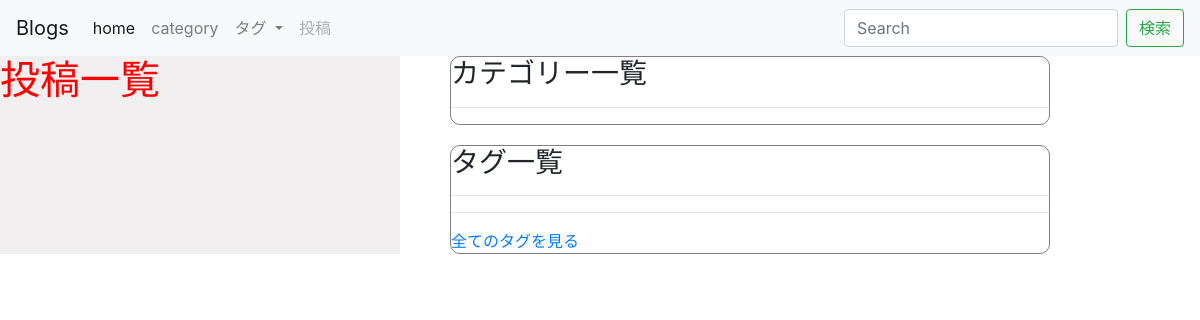
Before: / with the older database file.
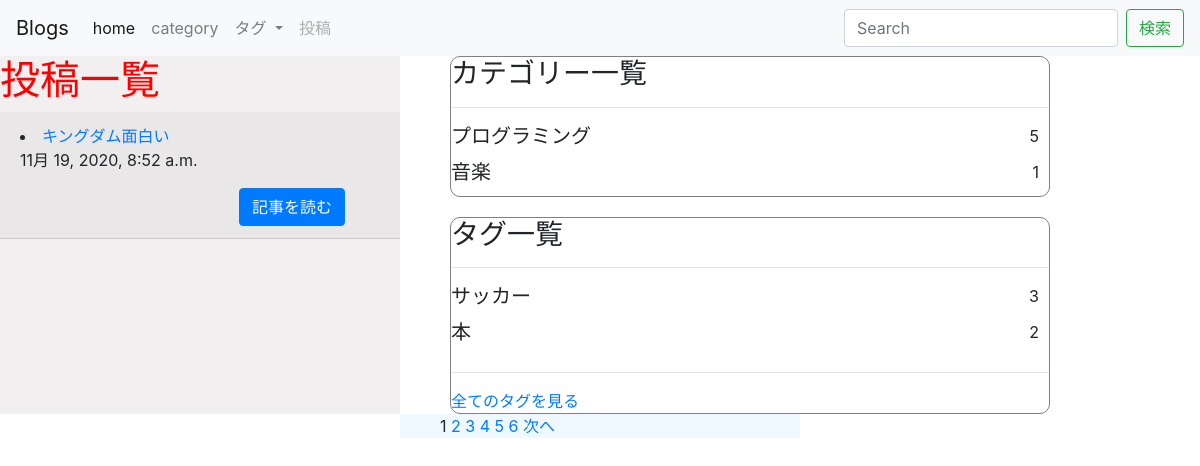
After: the same page with the newer database file.
### blogs/models.py (models this page shows, shortened)
class Post(models.Model):
    category = models.ForeignKey(Category,on_delete=models.PROTECT)
    tags = models.ManyToManyField(Tag,blank=True)
    title = models.CharField(max_length=255)
    text = models.TextField()
    description = models.TextField(blank=True)
    created_at = models.DateTimeField(auto_now_add=True)
    update_at = models.DateTimeField(auto_now=True)
    published_at = models.DateTimeField(blank=True,null=True)
    is_public = models.BooleanField(default=False)
    image = models.ImageField(upload_to='post_image/',null=True,blank=True)
    class Meta:
        ordering = ['-created_at']

class Category(models.Model):
    name = models.CharField(max_length=40)
    slug = models.SlugField(unique=True)
    timestamp = models.DateTimeField(auto_now_add=True)

class Tag(models.Model):
    name = models.CharField(max_length=40)
    slug = models.SlugField(unique=True)
    timestamp = models.DateTimeField(auto_now_add=True)
    def __str__(self):
        return self.name

### blogs/views.py (the view)
# urls.py: path('',IndexView.as_view(),name='index'),
class IndexView(ListView):
    model = Post
    template_name = 'blogs/index.html'
    context_object_name = 'index'
    paginate_by = 1

### blogs/context_processors.py (called while the page is built)
def common(request):
    context = {
        'categories':Category.objects.annotate(
            num_posts = Count('post',filter=Q(post__is_public=True))),
        'tags':Tag.objects.annotate(
            num_posts = Count('post',filter=Q(post__is_public=True)))
    }
    return context

### blogs/templates/blogs/index.html (shortened to what this page needs)
{% extends 'base.html' %}
{% load static %}
{% block content %}
<div class="arti">
    <main>
        <h1>投稿一覧</h1>
        {% include 'blogs/snippets/main_post_list.html' %}
    </main>
    <aside>
        {% include 'blogs/snippets/sidebar.html' %}
    </aside>
</div>
<div class="under_bar">
    {% include 'blogs/snippets/pagination.html' %}
</div>
{% endblock  %}

### blogs/templates/base.html (shortened to what this page needs)
{% load static %}
<!doctype html>
<html lang="en">
  <head>
    <link rel="stylesheet" href="https://cdn.jsdelivr.net/npm/bootstrap@4.5.3/dist/css/bootstrap.min.css">
    <link rel="stylesheet" href="{% static 'css/home.css' %}">
  </head>
  <body>
    {% include 'base/navbar.html' %}
    {% block content %}
    {% endblock  %}
  </body>
</html>

### blogs/templates/base/navbar.html (shortened to what this page needs)
<nav class="navbar navbar-expand-lg navbar-light bg-light">
    <a class="navbar-brand" href="#">Blogs</a>
    <div class="collapse navbar-collapse" id="navbarSupportedContent">
        <ul class="navbar-nav mr-auto">
            <li class="nav-item active">
                <a class="nav-link" href="#">home<span class="sr-only">(current)</span></a>
            </li>
            <li class="nav-item">
                <a class="nav-link" href="#">category</a>
            </li>
            <li class="nav-item dropdown">
                <a class="nav-link dropdown-toggle" href="#" id="navbarDropdown" role="button" data-toggle="dropdown"
                    aria-haspopup="true" aria-expanded="false">
                    タグ
                </a>
            </li>
            <li class="nav-item">
                <a class="nav-link disabled" href="#" tabindex="-1" aria-disabled="true">投稿</a>
            </li>
        </ul>
        {% include 'blogs/snippets/searchfor.html' %}
    </div>
</nav>

### blogs/templates/blogs/snippets/searchfor.html
<form class="form-inline my-2 my-lg-0" action="{% url 'blogs:search_post' %}" method="GET">
    <input class="form-control mr-sm-2" type="search" placeholder="Search" aria-label="Search" name="q" value="{{ request.GET.q }}">
    <button class="btn btn-outline-success my-2 my-sm-0" type="submit">検索</button>
</form>

### blogs/templates/blogs/snippets/main_post_list.html (shortened to what this page needs)
<div class="Post">
    {% for post in index %}
    <div class="card-header">
        {% if user.is_authenticated or post.is_public %}
        <li>{% if not post.is_public %}[下書き]{% endif %}<a href="{% url 'blogs:post_detail' post.id %}">{{ post.title }}</a>
            <br>
            <p>{{ post.update_at }}</p>
        </li>
        {% endif %}
        <div class="article_button">
            <a href="{% url 'blogs:post_detail' post.id %}">
                <button class="btn btn-primary" type="submit">記事を読む</button>
            </a>
        </div>
    </div>
    {% endfor %}
</div>

### blogs/templates/blogs/snippets/sidebar.html
<div class='category'>
    <h3>カテゴリー一覧</h3>
    <hr>
    {% for category in categories|dictsort:'id' %}
    <div class="category_content">
        <h5 class="card-title">{{ category.name }}</h5>
        <p class="card-text">{{ category.num_posts }}</p>
    </div>
    {% endfor %}
</div>
<div class="tag">
    <h3>タグ一覧</h3>
    <hr>
    {% for tag in tags|dictsortreversed:"num_posts"|slice:":5" %}
    <div class="tag_content">
        <h5 class="card-title">{{ tag.name }}</h5>
        <p class="card-text">{{ tag.num_posts }}</p>
    </div>
    {% endfor %}
    <hr>
    <div>
        <a href="{% url 'blogs:tag_list' %}">全てのタグを見る</a>
    </div>
</div>

### blogs/templates/blogs/snippets/pagination.html (shortened to what this page needs)
{% if is_paginated %}
<nav>
    <ul>
        {% for num in paginator.page_range %}
        {% if page_obj.number == num %}
        <span>{{ num }}</span>
        {% else %}
        <a href="?page{{ num }}">
            {% if query %}&q={{ query }}{% endif %}{{ num }}</a>
        {% endif %}
        {% endfor %}
        {% if page_obj.has_next %}
        <a href="?page={{ page_obj.next_page_number }}">{% if query %}&q={{ query }}{% endif %}次へ</a>
        {% endif %}
    </ul>
</nav>
{% endif %}

### static/css/home.css (style rules this page uses)
h1 { color:red; }
main { width:400px; background-color: rgb(241, 239, 239); }
aside { margin-left:50px; border-radius: 10px; }
.category { border-radius: 10px; width: 600px; border: solid 1px gray; }
.tag { margin-top:20px; border-radius: 10px; border: solid 1px gray; }
.arti { display: flex; }
.category_content { display: flex; }
.category_content p { margin-left:auto; margin-right:10px; }
.tag_content { display: flex; }
.tag_content p { margin-left:auto; margin-right:10px; }
.article_button { width:140px; margin-left: auto; margin-right:1px; }
.under_bar { width:400px; margin-left:auto; margin-right: auto; background-color: aliceblue; }

Changed rows visible on the page:
added Post: title "キングダム面白い", update_at "11月 19, 2020, 8:52 a.m."
added Category: name "プログラミング", num_posts "5"
added Category: name "音楽", num_posts "1"
added Tag: name "サッカー", num_posts "3"
added Tag: name "本", num_posts "2"
Other visible differences:
new list line: "1"
new list line: "2"
new list line: "3"
new list line: "4"
new list line: "5"
new list line: "6"
text now shown: "次へ"
